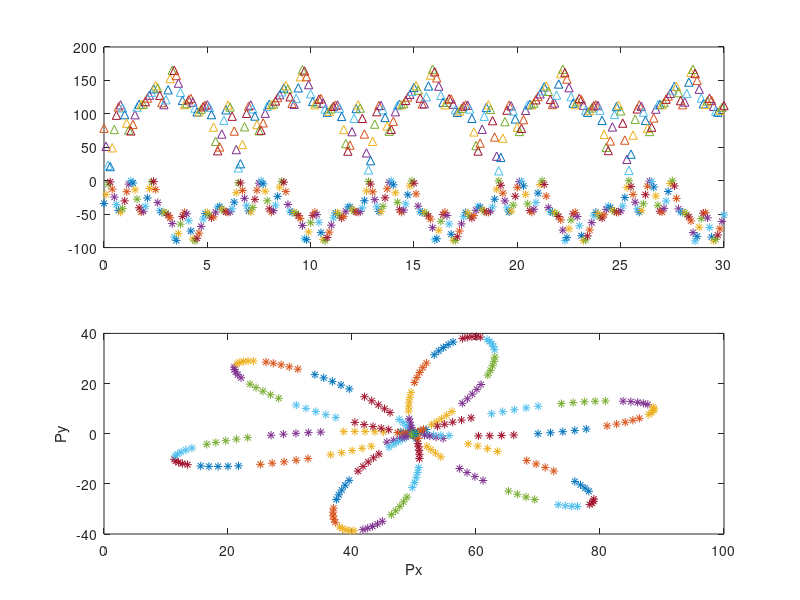

MATLAB code for this plot:

l1 = 50; l2 = 40;
for t = 0:0.1:30
    X = (1+sin(6*t))*cos(t)*20+50; 
    Y = (1+sin(6*t))*sin(t)*20 ;
    
    c2 = (X^2 + Y^2 -l1^2 - l2^2)/(2*l1*l2);
    s2 = sqrt(abs(1 - c2^2));
    
    t2 = atan2(s2,c2);
    
    c1 = (X*(l1 + l2*c2) + Y*l2*s2)/((l1+l2*c2)^2+(l2*s2)^2);
    s1 = (Y*(l1 + l2*c2) - X*l2*s2)/((l1+l2*c2)^2+(l2*s2)^2);
    
    t1 = atan2(s1,c1);
    
    Px = l1*cos(t1) + l2*cos(t1 + t2);
    Py = l1*sin(t1) + l2*sin(t1 + t2);
    
    subplot(2,1,1);
    plot(t,t1*180/pi,'*',t,t2*180/pi,'^');
    
    hold on
    subplot(2,1,2);
    plot(Px,Py,'*');xlabel('Px');ylabel('Py');
    hold on
end
    
    
    